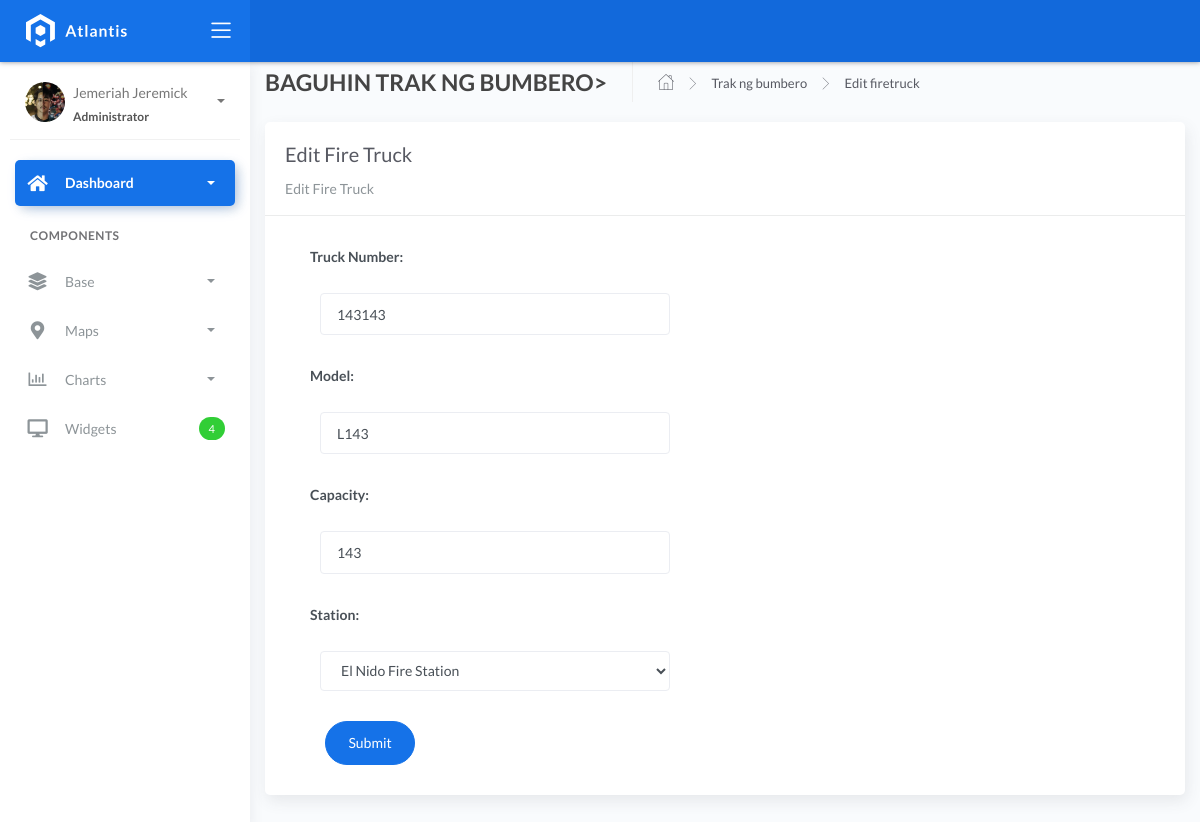
Screenshot of /firetrucklist/1 with the database file from the repository.
### fire/models.py (models this page shows, shortened)
class BaseModel(models.Model):
    created_at = models.DateTimeField(auto_now_add=True, db_index=True)
    updated_at = models.DateTimeField(auto_now=True)
    class Meta:
        abstract = True

class FireTruck(BaseModel):
    truck_number = models.CharField(max_length=150)
    model = models.CharField(max_length=150)
    capacity = models.CharField(max_length=150)
    station = models.ForeignKey(FireStation, on_delete=models.CASCADE)

### fire/views.py (the view)
# urls.py: path('firetrucklist/<pk>', FireTruckUpdateView.as_view(), name='firetruck-update'),
class FireTruckUpdateView(UpdateView):
    model = FireTruck
    form_class = FireTruckForm
    template_name = "firetruck_edit.html"
    success_url = reverse_lazy('firetruck-list')

### fire/forms.py
class FireTruckForm(ModelForm):
    class Meta:
        model = FireTruck
        fields = "__all__"
        labels = {
            'truck_number': 'Truck Number',
            'model': 'Model',
            'capacity': 'Capacity',
            'station': 'Station',
        }

### fire/models.py (called while the page is built)
    def __str__(self):
        return self.name

### templates/firetruck_edit.html (shortened to what this page needs)
{% extends 'base.html' %} {% load static %} {% block content %}
<div class="content">
    <div class="container-fluid">
      <div class="page-header">
            <h4 class="page-title">BAGUHIN TRAK NG BUMBERO></h4>
            <ul class="breadcrumbs">
                <li class="nav-home">
                    <a href="{% url 'home' %}">
                        <i class="flaticon-home"></i>
                    </a>
                </li>
                <li class="separator">
                    <i class="flaticon-right-arrow"></i>
                </li>
                <li class="nav-item">
                    <a href="{% url 'firetruck-list'%}">Trak ng bumbero</a>
                </li>
                   <li class="separator">
                    <i class="flaticon-right-arrow"></i>
                </li>
                <li class="nav-item">
                    <a href="#">Edit firetruck</a>
                </li>
             </ul>
        </div>
        <div class="row">
            <div class="col-md-12">
                <div class="card">
                    <div class="card-header">
                        <div class="card-title">Edit Fire Truck</div>
                        <div class="card-category">Edit Fire Truck</div>
                    </div>
                    <div class="col-md-6">
                    <div class="card-body">
                        <form action="" method="post" novalidate>
                            {% csrf_token %} {% include 'includes/form.html' %}
                                <div class="form-group">
                                    <div class="col-md-12 col-sm-3">
                                        <button type="submit" class="btn btn-primary btn-rounded">Submit</button>
                                    </div>
                                </div>
                            </div>
                    </div>
                    </div>
                </div>
            </div>
        </div>
    </div>
</div>
{% endblock %}

### templates/includes/form.html (shortened to what this page needs)
{% load widget_tweaks %}
{% for field in form %}
<div class="field item form-group">
    <label>{{ field.label_tag }}</label>
  <div class="form-group">
    {% render_field field class="form-control" %}
  </div>
</div>
{% endfor %}

### rows the page displays
FireTruck: truck_number "143143" "L143" "143" "El Nido Fire Station"

### other values shown
{{ field.label_tag }} "Truck Number:" "Model:" "Capacity:" "Station:"
